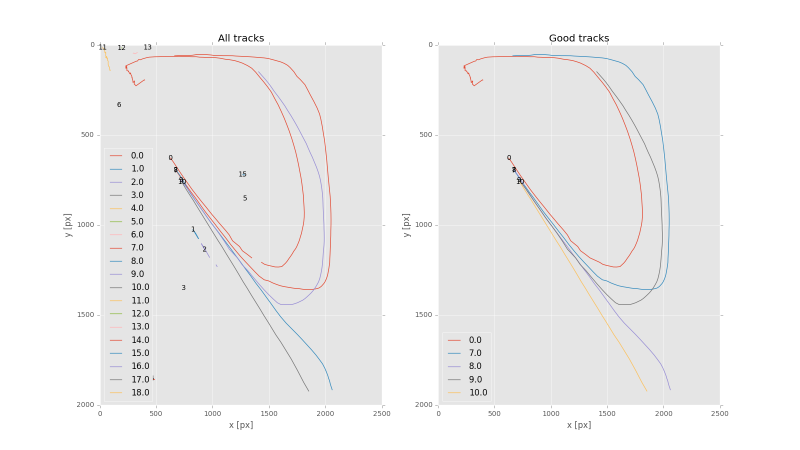
#> input picture assets/posts/2018-04-16-i-wrote-a-blob-tracker/tracks.png, 1600 x 900 px (shown at 1/2 size)
$ python hsvThreshInteract.py --image tracks.png   (Python 2 division)
#> lines starting #> are read from the running program, lines starting #| are printed output that depends on the picture; after the words box and inside, x2 and y2 are one past the last pixel; in counts of white or black regions, pixels touching at a corner belong together
#!/usr/bin/env python
# -*- coding: utf-8 -*-
"""
Created on Thu Jun  2 09:43:57 2016

this script take input image source and allows for interactive
thresholding in hsv space. the results of the threshold can be saved
to a txt file in the image directory with s key. user should specify a
representative frame from a sequence so that this threshold can be
applied in batch with batch-hsv-thresh script.
can't really do this well in a notebook because plots don't refresh and
interactive widgets are a pain in the ass and cv2 and notebooks don't play nice

@author: tucker
"""
#%% imports and function definitions

import cv2
import numpy as np
import argparse
import json
import os

def nothing(x):
    '''
    nothing function for trackbar callbacks to do... nothing!
    '''
    pass


# define a function to save the tweaked trheshold values to a file... or something
def saveThresh(lower, upper, blur, fname="../saved-thresholds.txt"):
    '''
    write out dict containing threshold min/max values to file
    '''
    # write lists / values to a file for recall
    # might be useful to turn into dict? or another data structure
    # Cpickle?
    # and the winner is a dict!
    # constructing a dict from the refpts list
    # crude but works because our list is known.
    threshdict = {'hmin':lower[0],
                  'hmax':upper[0],
                  'smin':lower[1],
                  'smax':upper[1],
                  'vmin':lower[2],
                  'vmax':upper[2],
                  'blur':blur[0],
                  'disk':blur[1],
                  'invert':blur[2]
                  }

    # dump json representation of dict to a txt file - easy to load
    json.dump(threshdict, open(fname,'w'))

    print 'sucessfully dumped threshdict to ../saved-thresholds.txt'

def getThresholds(fname='../saved-thresholds.txt'):
    '''
    loads two points from text file containing
    upper right and lower left corners and
    returns 4 values: xmin, xmax, ymin, and ymax
    '''
    threshdict = json.load(open(fname))

    return threshdict
#%% define source or get from arguments

# construct the argument parser and parse the arguments
ap = argparse.ArgumentParser()
ap.add_argument("-i", "--image", required=True, help="Path to the image")
args = vars(ap.parse_args())
source = args["image"]

# [5 lines of commented-out code are left out]

frame = cv2.imread(source)
#> frame is the input picture: shape (900, 1600, 3); mean B, G, R 238.6, 238.6, 239

# scale factor for viewing entire image and scaling blur/morphological values
fs = 3.0 # factor to scale by
#%% Trackbars
# Creating a window for Trackbars to use
cv2.namedWindow('Trackbars')

# Creating track bars for each color channel min
cv2.createTrackbar('Hmin', 'Trackbars', 0, 179, nothing)
#> slider 'Hmin' is set to 35
cv2.createTrackbar('Smin', 'Trackbars', 0, 255, nothing)
#> slider 'Smin' is set to 51
cv2.createTrackbar('Vmin', 'Trackbars', 0, 255, nothing)
#> slider 'Vmin' is set to 51

# Creating track bars for each color channel max
cv2.createTrackbar('Hmax', 'Trackbars', 179, 179, nothing)
cv2.createTrackbar('Smax', 'Trackbars', 255, 255, nothing)
cv2.createTrackbar('Vmax', 'Trackbars', 255, 255, nothing)

# Creating track bars for alpha - blend of mask and frame weight
#cv2.createTrackbar('alpha', 'Trackbars', 0, 100, nothing)

# Creating trackbars for blur and disk kernel sizes
cv2.createTrackbar('Blur', 'Trackbars', 1, 55, nothing)
cv2.createTrackbar('Disk', 'Trackbars', 3, 77, nothing)

# Creating trackbars for inverting the mask, helpful if it is easier to mask out
# our desired objects rather than the background
cv2.createTrackbar('Invert', 'Trackbars', 0, 1, nothing)
#> slider 'Invert' is set to 1

#set some initial values

# if we have already done the masking before use that as a starting point
if os.path.isfile("../saved-thresholds.txt"):
    # load our saved threshold values
    threshdict = getThresholds()
    # set hue range
    cv2.setTrackbarPos('Hmin', 'Trackbars', threshdict['hmin'])
    cv2.setTrackbarPos('Hmax', 'Trackbars', threshdict['hmax'])
    #set saturation range
    cv2.setTrackbarPos('Smin', 'Trackbars', threshdict['smin'])
    cv2.setTrackbarPos('Smax', 'Trackbars', threshdict['smax'])
    # set value range
    cv2.setTrackbarPos('Vmin', 'Trackbars', threshdict['vmin'])
    cv2.setTrackbarPos('Vmax', 'Trackbars', threshdict['vmax'])

    # set blur and disk
    b0 = int(threshdict['blur']/fs)
    if b0 % 2 == 1:
        pass # if it is odd we are good
    else:
        b0 -= 1 # otherwise make it odd

    d0 = int(threshdict['disk']/fs)
    if d0 % 2 == 1:
        pass # if it is odd we are good
    else:
        d0 -= 1 # otherwise make it odd

    cv2.setTrackbarPos('Blur', 'Trackbars', b0)
    cv2.setTrackbarPos('Disk', 'Trackbars', d0)

    # check and set invert
    if 'invert' in threshdict.keys(): # check if it exists in our dict, old versions did not have this feature
        invert = threshdict['invert']
        cv2.setTrackbarPos('Invert', 'Trackbars', invert)

else: # otherwise this is the first time or we deleted our saved thresholds file
    # initialize hsv threshold values to prevent error with the first masking operation
    h0,s0,v0,a0 = 0,0,255,50
    b0, d0 = 5,19 # initial blur/disk params
    kBlurOld = b0 # keep the old blur size around for later
    invert = 0

    # setting initial trackbar positions
    cv2.setTrackbarPos('Hmin', 'Trackbars', h0)
    cv2.setTrackbarPos('Vmax', 'Trackbars', v0)
    #cv2.setTrackbarPos('alpha', 'Trackbars', a0)
    cv2.setTrackbarPos('Blur', 'Trackbars', b0)
    cv2.setTrackbarPos('Disk', 'Trackbars', d0)

    # setting inverted to false
    cv2.setTrackbarPos('Invert', 'Trackbars', invert)

#%% preprocessing before threshold
# resize - can also use imutils convenience functions
fs = fs # factor to scale by
sf = 1.0/fs # scale factor
frame = cv2.resize(frame, None, fx=sf, fy=sf, interpolation=cv2.INTER_AREA)
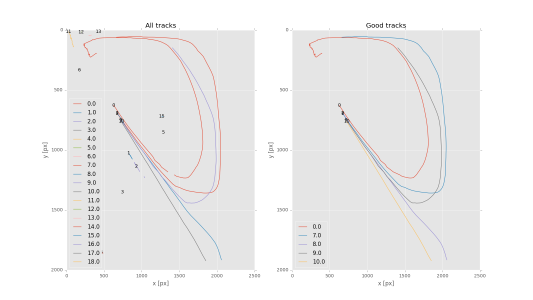
#> frame: shape (300, 533, 3); mean B, G, R 238.6, 238.6, 239
copy = frame.copy() # keep a copy

# initial blur
#b0 = cv2.getTrackbarPos('Blur', 'Trackbars')
kBlurOld = b0 # keep the old blur size around for later
frame = cv2.medianBlur(frame, b0)
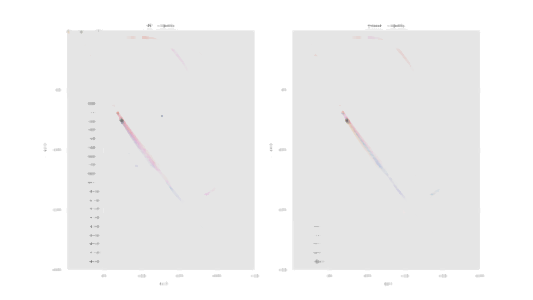
#> frame: shape (300, 533, 3); mean B, G, R 240, 240, 240.1

#converting to HSV
hsv = cv2.cvtColor(frame,cv2.COLOR_BGR2HSV)
#> hsv: shape (300, 533, 3); mean H, S, V 1, 0.2, 240.1

# create a disk shaped structuring element once outside loop
#d0 = cv2.getTrackbarPos('Disk', 'Trackbars')
disk = cv2.getStructuringElement(cv2.MORPH_ELLIPSE, (d0,d0))

#%% main thresholding update loop

while(1):
    """
    can do all manipulations besides threshold on single frame outside of loop

    #_, frame = cap.read()

    # resize
    sf = 0.25
    res = cv2.resize(frame, None, fx=sf, fy=sf, interpolation=cv2.INTER_AREA)

    #blur
    ksize=9
    blurred = cv2.medianBlur(res, ksize)

    #converting to HSV
    hsv = cv2.cvtColor(blurred,cv2.COLOR_BGR2HSV)

    """

    # get info from Trackbars and create mask
    hmin = cv2.getTrackbarPos('Hmin', 'Trackbars')
    smin = cv2.getTrackbarPos('Smin', 'Trackbars')
    vmin = cv2.getTrackbarPos('Vmin', 'Trackbars')
    hmax = cv2.getTrackbarPos('Hmax', 'Trackbars')
    smax = cv2.getTrackbarPos('Smax', 'Trackbars')
    vmax = cv2.getTrackbarPos('Vmax', 'Trackbars')
    #alpha = cv2.getTrackbarPos('alpha', 'Trackbars')
    kBlur = cv2.getTrackbarPos('Blur', 'Trackbars')
    kDisk = cv2.getTrackbarPos('Disk', 'Trackbars')

    invert = cv2.getTrackbarPos('Invert', 'Trackbars')

    # only blur if we have moved the slider
    if kBlur > kBlurOld and kBlur %2 != 0:
        #blur
        frame = cv2.medianBlur(frame, kBlur)
        kBlurOld = kBlur

    elif kBlur < kBlurOld and kBlur %2 != 0:
        # first use copy
        frame = copy.copy()
        #blur
        frame = cv2.medianBlur(frame, kBlur)
        kBlurOld = kBlur

    #converting to HSV
    hsv = cv2.cvtColor(frame,cv2.COLOR_BGR2HSV)

    # create a disk shaped structuring element with value from trackbar
    disk = cv2.getStructuringElement(cv2.MORPH_ELLIPSE, (kDisk,kDisk))

    # Normal masking algorithm
    lower_bounds = np.array([hmin, smin, vmin])
    upper_bounds = np.array([hmax, smax, vmax])

    # do some morphological operations to clean up the mask
    mask = cv2.inRange(hsv, lower_bounds, upper_bounds)
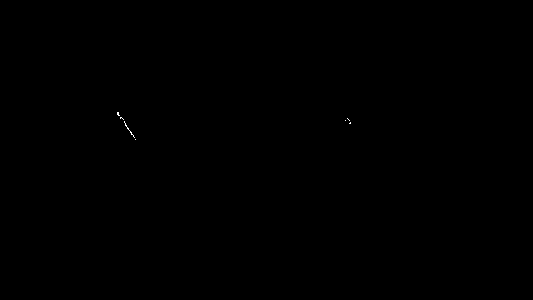
#> mask: shape (300, 533); 0.03% white in thin lines or dots, all inside (x1, y1, x2, y2) = (117, 112, 351, 140)
    #mask = cv2.erode(mask, disk, iterations=2)
    #mask = cv2.dilate(mask, disk, iterations=2)
    # checking if cv2.MORPH_OPEN gives different / better results than
    # the explicit erode then dilate (definition of open = erode then dilate)
    mask = cv2.morphologyEx(mask, cv2.MORPH_OPEN, disk)
#> mask: shape (300, 533); every value is 0
    #mask = cv2.bitwise_not(mask,mask)

    # invert the mask if we want to
    if invert == 1:
        mask = cv2.bitwise_not(mask, mask)

    #show result
    result = cv2.bitwise_and(frame, frame, mask=mask)
#> result: shape (300, 533, 3); every value is 0

    # rescaling alpha from 0-100 in trackbar to 0-1.0 interval
    # for use in cv2.addWeighted
    #alpha =float(alpha/100.)
    # blend the mask with the frame
    #frame = cv2.addWeighted(frame, alpha, result, (1-alpha), 0, frame)

    #stacked = np.hstack((result,mask))

    cv2.imshow('result', result)

    # break the loop
    key = cv2.waitKey(1) & 0xFF
#> (key Esc is pressed here)

   # 27 = Esc key
    if key == 27:
        break
    # 115 - s key - can also use ord('s')
    # save the thresholds we are using
    # to a file or whatever proves useful
    if key==115:
        blurParams = np.array([int(kBlur*fs), int(kDisk*fs), invert])
        saveThresh(lower_bounds, upper_bounds, blurParams)
        print 'saving thresholds to file'

# cleanup
#cap.release()
cv2.destroyAllWindows()
